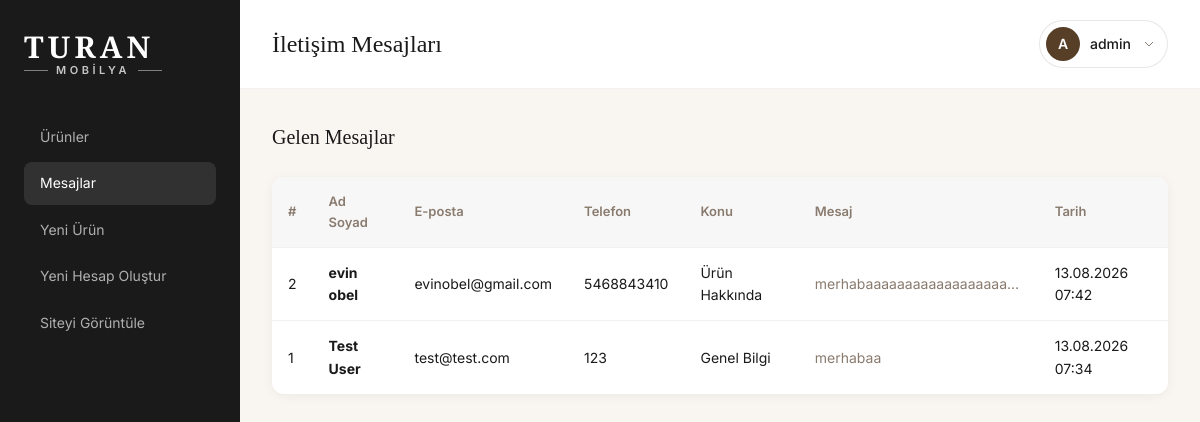
The page /admin/messages.php (signed in) on the database its author committed.
### tables this page shows
CREATE TABLE contact_messages (
            id INTEGER PRIMARY KEY AUTOINCREMENT,
            name TEXT NOT NULL,
            email TEXT NOT NULL,
            phone TEXT DEFAULT '',
            subject TEXT DEFAULT '',
            message TEXT NOT NULL,
            created_at DATETIME DEFAULT CURRENT_TIMESTAMP
        , read_at DATETIME DEFAULT NULL);

### includes/functions.php (called while the page is built, shortened)
<?php
function e(string $value): string
{
    return htmlspecialchars($value, ENT_QUOTES, 'UTF-8');
}

### admin/includes/auth.php (called while the page is built, shortened)
<?php
require_once __DIR__ . '/../../includes/functions.php';
require_once __DIR__ . '/../../includes/contact-form.php';
function getCurrentAdmin(): ?array
{
    $db = getDB();
    $stmt = $db->prepare('SELECT id, username FROM admins WHERE id = ?');
    $stmt->execute([(int) $_SESSION['admin_id']]);
    $admin = $stmt->fetch();
    return $admin ?: null;
}

### includes/contact-form.php (called while the page is built, shortened)
<?php
function contactSubjectOptions(): array
{
    return [
        'genel' => 'Genel Bilgi',
        'urun' => 'Ürün Hakkında',
        'ozel-olcu' => 'Özel Ölçü Talebi',
        'montaj' => 'Montaj & Teslimat',
    ];
}
function getContactMessages(): array
{
    $db = getDB();
    return $db->query('SELECT * FROM contact_messages ORDER BY created_at DESC')->fetchAll();
}

### admin/messages.php (the view, shortened to what this page needs)
<?php
require_once __DIR__ . '/includes/auth.php';
require_once __DIR__ . '/../includes/contact-form.php';
$messages = getContactMessages();
$pageTitle = 'İletişim Mesajları';
require __DIR__ . '/includes/header.php';
?>
<div class="admin-toolbar">
  <h2>Gelen Mesajlar</h2>
</div>
<?php if (empty($messages)): ?>
  <div class="empty-state">
    <p>Henüz iletişim formundan mesaj gelmemiş.</p>
  </div>
<?php else: ?>
  <div class="admin-table-wrap">
    <table class="admin-table">
      <thead>
        <tr>
          <th>#</th>
          <th>Ad Soyad</th>
          <th>E-posta</th>
          <th>Telefon</th>
          <th>Konu</th>
          <th>Mesaj</th>
          <th>Tarih</th>
        </tr>
      </thead>
      <tbody>
        <?php foreach ($messages as $message): ?>
          <tr>
            <td><?= (int) $message['id'] ?></td>
            <td><strong><?= e($message['name']) ?></strong></td>
            <td><a href="mailto:<?= e($message['email']) ?>"><?= e($message['email']) ?></a></td>
            <td><?= e($message['phone'] ?: '—') ?></td>
            <td><?= e(contactSubjectOptions()[$message['subject']] ?? $message['subject'] ?: '—') ?></td>
            <td class="desc-cell"><?= e($message['message']) ?></td>
            <td><?= date('d.m.Y H:i', strtotime($message['created_at'])) ?></td>
          </tr>
        <?php endforeach; ?>
      </tbody>
    </table>
  </div>
<?php endif; ?>
<?php require __DIR__ . '/includes/footer.php'; ?>

### admin/includes/header.php (shortened to what this page needs)
<?php
require_once __DIR__ . '/auth.php';
require_once __DIR__ . '/../../includes/functions.php';
$currentAdmin = getCurrentAdmin();
$currentPage = basename($_SERVER['PHP_SELF']);
$adminInitial = mb_strtoupper(mb_substr($currentAdmin['username'] ?? 'A', 0, 1));
?>
<!DOCTYPE html>
<html lang="tr">
<head>
  <link rel="stylesheet" href="assets/admin.css">
</head>
<body class="admin-body">
  <aside class="admin-sidebar">
    <a href="dashboard.php" class="admin-logo admin-logo--sidebar">
      <span class="admin-logo__text">
        <span class="admin-logo__name">TURAN</span>
        <span class="admin-logo__line">
          <span class="admin-logo__line-bar" aria-hidden="true"></span>
          <span class="admin-logo__sub">MOBİLYA</span>
          <span class="admin-logo__line-bar" aria-hidden="true"></span>
        </span>
      </span>
    </a>
    <nav class="admin-sidebar__nav">
      <a href="dashboard.php" class="<?= $currentPage === 'dashboard.php' ? 'active' : '' ?>">Ürünler</a>
      <a href="messages.php" class="<?= $currentPage === 'messages.php' ? 'active' : '' ?>">
        <span>Mesajlar</span>
      </a>
      <a href="product_add.php" class="<?= $currentPage === 'product_add.php' ? 'active' : '' ?>">Yeni Ürün</a>
      <a href="account_add.php" class="<?= $currentPage === 'account_add.php' ? 'active' : '' ?>">Yeni Hesap Oluştur</a>
      <a href="../index.php" target="_blank">Siteyi Görüntüle</a>
    </nav>
  </aside>
  <main class="admin-main">
    <header class="admin-header">
      <h1><?= e($pageTitle ?? 'Admin Panel') ?></h1>
      <?php if ($currentAdmin): ?>
        <div class="admin-user" id="admin-user-menu">
          <button
            type="button"
            class="admin-user__toggle"
            id="admin-user-toggle"
            aria-expanded="false"
            aria-haspopup="true"
            aria-controls="admin-user-dropdown"
          >
            <span class="admin-user__avatar" aria-hidden="true"><?= e($adminInitial) ?></span>
            <span class="admin-user__name"><?= e($currentAdmin['username']) ?></span>
            <svg class="admin-user__chevron" viewBox="0 0 24 24" fill="none" stroke="currentColor" stroke-width="1.5" aria-hidden="true">
              <path d="M6 9l6 6 6-6"/>
            </svg>
          </button>
        </div>
      <?php endif; ?>
    </header>
    <div class="admin-content">

### admin/assets/admin.css (style rules this page uses)
:root { --bg: #F9F5F1; --bg-card: #FFFFFF; --text: #1A1A1A; --text-muted: #8A7B6F; --dark: #1A1A1A; --danger: #c0392b; --radius: 12px; --radius-pill: 50px; --font-serif: 'Cormorant Garamond', Georgia, serif; --font-sans: 'Inter', system-ui, sans-serif; }
*, *::before, *::after { box-sizing: border-box; margin: 0; padding: 0; }
body { font-family: var(--font-sans); color: var(--text); line-height: 1.6; }
a { text-decoration: none; color: inherit; }
.admin-logo { display: flex; align-items: center; text-decoration: none; color: inherit; }
.admin-logo__text { display: flex; flex-direction: column; align-items: flex-start; gap: 3px; line-height: 1; }
.admin-logo__name { font-family: var(--font-serif); font-size: 1.875rem; font-weight: 600; letter-spacing: 0.14em; color: #573E27; }
.admin-logo__line { display: flex; align-items: center; gap: 8px; }
.admin-logo__line-bar { display: block; width: 24px; height: 1px; background: rgba(87, 62, 39, 0.45); }
.admin-logo__sub { font-family: var(--font-sans); font-size: 0.6875rem; font-weight: 600; letter-spacing: 0.32em; color: rgba(87, 62, 39, 0.75); }
.admin-logo--sidebar { margin-bottom: 40px; }
.admin-logo--sidebar .admin-logo__name { color: #fff; }
.admin-logo--sidebar .admin-logo__line-bar { background: rgba(255, 255, 255, 0.45); }
.admin-logo--sidebar .admin-logo__sub { color: rgba(255, 255, 255, 0.75); }
.admin-body { display: flex; min-height: 100vh; background: var(--bg); }
.admin-sidebar { width: 240px; background: var(--dark); color: #fff; display: flex; flex-direction: column; padding: 32px 24px; flex-shrink: 0; }
.admin-sidebar__nav { display: flex; flex-direction: column; gap: 4px; flex: 1; }
.admin-sidebar__nav a { display: flex; align-items: center; justify-content: space-between; gap: 12px; padding: 10px 16px; border-radius: 8px; font-size: 0.875rem; color: rgba(255,255,255,0.65); transition: 0.2s; }
.admin-sidebar__nav a:hover, .admin-sidebar__nav a.active { background: rgba(255,255,255,0.1); color: #fff; }
.admin-main { flex: 1; display: flex; flex-direction: column; min-width: 0; }
.admin-header { display: flex; align-items: center; justify-content: space-between; gap: 16px; padding: 20px 32px; background: var(--bg-card); border-bottom: 1px solid rgba(26,26,26,0.06); }
.admin-header h1 { font-family: var(--font-serif); font-size: 1.5rem; font-weight: 500; }
.admin-user { position: relative; flex-shrink: 0; }
.admin-user__toggle { display: inline-flex; align-items: center; gap: 10px; padding: 6px 10px 6px 6px; border: 1px solid rgba(26,26,26,0.1); border-radius: var(--radius-pill); background: #fff; color: var(--text); font: inherit; cursor: pointer; transition: border-color 0.2s, box-shadow 0.2s; }
.admin-user__avatar { width: 34px; height: 34px; border-radius: 50%; display: inline-flex; align-items: center; justify-content: center; background: #573E27; color: #fff; font-size: 0.875rem; font-weight: 600; }
.admin-user__name { font-size: 0.875rem; font-weight: 500; max-width: 140px; overflow: hidden; text-overflow: ellipsis; white-space: nowrap; }
.admin-user__chevron { width: 16px; height: 16px; color: var(--text-muted); transition: transform 0.2s ease; }
.admin-content { padding: 32px; flex: 1; }
.admin-toolbar { display: flex; justify-content: space-between; align-items: center; margin-bottom: 24px; }
.admin-toolbar h2 { font-family: var(--font-serif); font-size: 1.25rem; font-weight: 500; }
.admin-table-wrap { background: var(--bg-card); border-radius: var(--radius); overflow: hidden; box-shadow: 0 2px 12px rgba(26,26,26,0.05); }
.admin-table { width: 100%; border-collapse: collapse; font-size: 0.875rem; }
.admin-table th { text-align: left; padding: 14px 16px; background: rgba(26,26,26,0.03); font-weight: 600; font-size: 0.8125rem; color: var(--text-muted); }
.admin-table td { padding: 14px 16px; border-top: 1px solid rgba(26,26,26,0.06); vertical-align: middle; }
.desc-cell { max-width: 240px; color: var(--text-muted); white-space: nowrap; overflow: hidden; text-overflow: ellipsis; }

### rows shown on the page
contact_messages: id "2", name "evin obel", email "evinobel@gmail.com", phone "5468843410", subject "Ürün Hakkında", message "merhabaaaaaaaaaaaaaaaaaa…", created_at "13.08.2026 07:42"
contact_messages: id "1", name "Test User", email "test@test.com", phone "123", subject "Genel Bilgi", message "merhabaa", created_at "13.08.2026 07:34"

### other values the page prints
$pageTitle "İletişim Mesajları"
$adminInitial "A"
$currentAdmin['username'] "admin"
